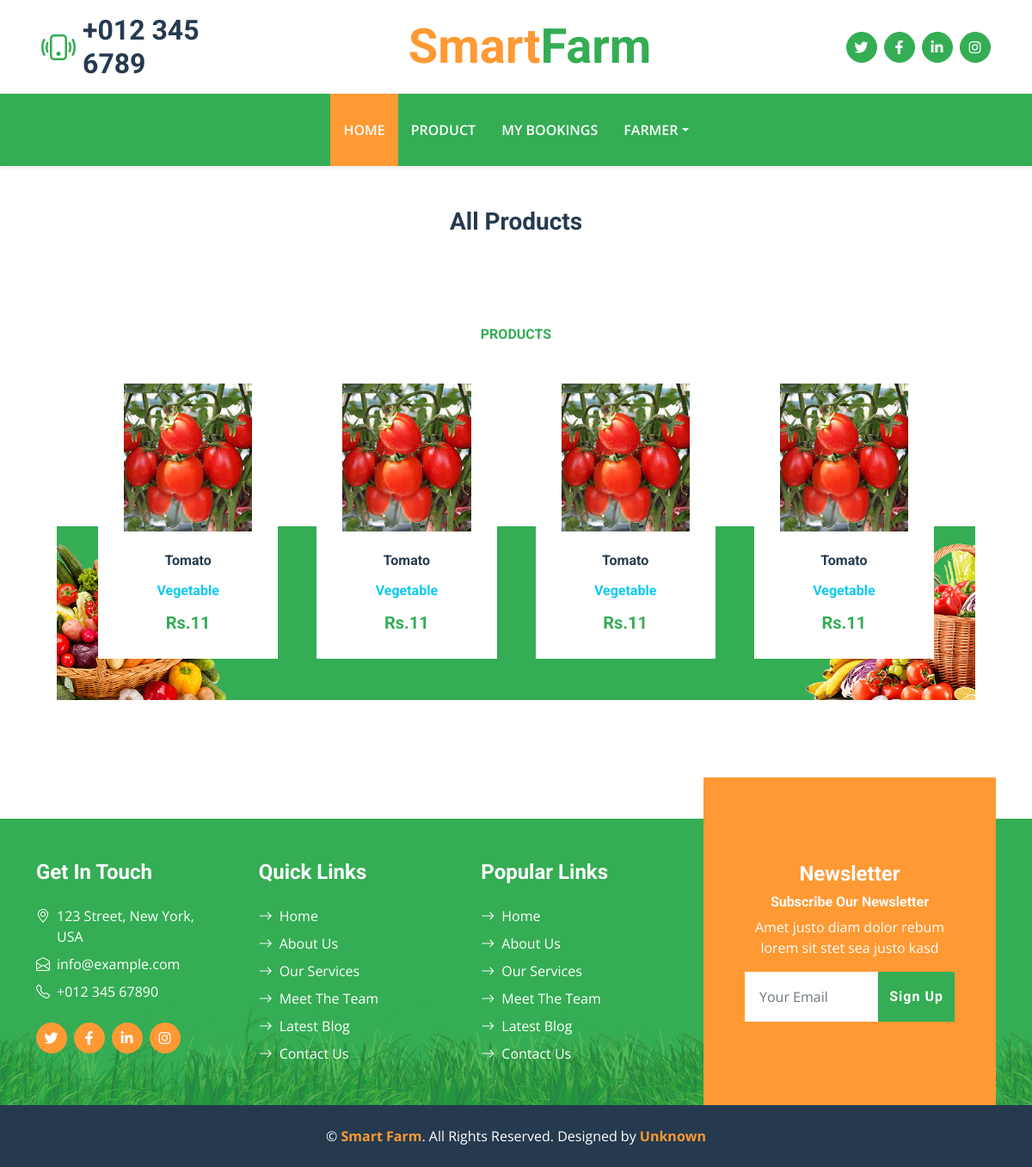
Page /Products/AllProducts (signed in) on the committed database.
### Products/models.py (models this page shows)
class ProductForCustomer(models.Model):
    options = (
    ("Fruits","Fruits"),
    ("Vegetable","Vegetable"),
    ("other","other")
    )
    Product_Name = models.CharField(max_length=244)
    Product_Category = models.CharField(max_length=255,choices=options)
    Product_price = models.IntegerField()
    Product_Discription = models.CharField(max_length=1000)
    Product_Stock = models.IntegerField()
    Product_Image = models.FileField(upload_to="Customer_products")
    user = models.ForeignKey(User,on_delete=models.CASCADE,null=True,blank=True)
    date = models.DateField(auto_now_add=True)
    status = models.BooleanField(default=False)

### Products/views.py (the view)
# urls.py: path("AllProducts",views.AllProducts,name="AllProducts"),
@login_required(login_url="SignIn")
def AllProducts(request):
    products = ProductForCustomer.objects.all()
    context = {
        "products":products
    }
    return render(request,"products.html",context)

### templates/products.html (shortened to what this page needs)
{% extends 'index.html' %}
{% block content %}
<div class="container mt-5">
    <h3 style="text-align:center">All Products</h3>
    <br><br>
    <div class="container-fluid py-5">
        <div class="container">
            <div class="mx-auto text-center mb-5" style="max-width: 500px;">
                <h6 class="text-primary text-uppercase">Products</h6>
            </div>
            <div class="owl-carousel product-carousel px-5">
                {% for prod in products  %}
                <div class="pb-5">
                    <div class="product-item position-relative bg-white d-flex flex-column text-center">
                        <img class="img-fluid mb-4" src="{{prod.Product_Image.url}}" height="200px" alt="">
                        <h6 class="mb-3">{{prod.Product_Name}}</h6>
                        <h6 class="mb-3 text-info" >{{prod.Product_Category}}</h6>
                        <h5 class="text-primary mb-0">Rs.{{prod.Product_price}}</h5>
                    </div>
                </div>
                {% endfor %}
            </div>
        </div>
    </div>
    </div>
{% endblock %}

### templates/index.html (shortened to what this page needs)
{% load static %}
<!DOCTYPE html>
<html lang="en">
<head>
    <link href="https://cdnjs.cloudflare.com/ajax/libs/font-awesome/5.15.0/css/all.min.css" rel="stylesheet">
    <link href="https://cdn.jsdelivr.net/npm/bootstrap-icons@1.4.1/font/bootstrap-icons.css" rel="stylesheet">
    <link href="{%static 'lib/owlcarousel/assets/owl.carousel.min.css' %}" rel="stylesheet">
    <link href="{%static 'css/bootstrap.min.css' %}" rel="stylesheet">
    <link href="{%static 'css/style.css' %}" rel="stylesheet">
</head>
<body>
    <div class="container-fluid px-5 d-none d-lg-block">
        <div class="row gx-5 py-3 align-items-center">
            <div class="col-lg-3">
                <div class="d-flex align-items-center justify-content-start">
                    <i class="bi bi-phone-vibrate fs-1 text-primary me-2"></i>
                    <h2 class="mb-0">+012 345 6789</h2>
                </div>
            </div>
            <div class="col-lg-6">
                <div class="d-flex align-items-center justify-content-center">
                    <a href="{%url 'Index' %}" class="navbar-brand ms-lg-5">
                        <h1 class="m-0 display-4 text-primary"><span class="text-secondary">Smart</span>Farm</h1>
                    </a>
                </div>
            </div>
            <div class="col-lg-3">
                <div class="d-flex align-items-center justify-content-end">
                    <a class="btn btn-primary btn-square rounded-circle me-2" href="#"><i class="fab fa-twitter"></i></a>
                    <a class="btn btn-primary btn-square rounded-circle me-2" href="#"><i class="fab fa-facebook-f"></i></a>
                    <a class="btn btn-primary btn-square rounded-circle me-2" href="#"><i class="fab fa-linkedin-in"></i></a>
                    <a class="btn btn-primary btn-square rounded-circle" href="#"><i class="fab fa-instagram"></i></a>
                </div>
            </div>
        </div>
    </div>
    <nav class="navbar navbar-expand-lg bg-primary navbar-dark shadow-sm py-3 py-lg-0 px-3 px-lg-5">
        <div class="collapse navbar-collapse" id="navbarCollapse">
            <div class="navbar-nav mx-auto py-0">
                <a href="{%url 'Index' %}" class="nav-item nav-link active">Home</a>
            {% if request.user.is_authenticated %}
                <a href="{%url 'AllProducts' %}" class="nav-item nav-link">Product</a>
                <a href="{%url 'CustomerMybooking' %}" class="nav-item nav-link">My bookings</a>
                <div class="nav-item dropdown">
                    <a href="#" class="nav-link dropdown-toggle" data-bs-toggle="dropdown">{{request.user}}</a>
                </div>
            {% endif %}
            </div>
        </div>
    </nav>
{% block content %}{% endblock %}
    <div class="container-fluid bg-footer bg-primary text-white mt-5">
        <div class="container">
            <div class="row gx-5">
                <div class="col-lg-8 col-md-6">
                    <div class="row gx-5">
                        <div class="col-lg-4 col-md-12 pt-5 mb-5">
                            <h4 class="text-white mb-4">Get In Touch</h4>
                            <div class="d-flex mb-2">
                                <i class="bi bi-geo-alt text-white me-2"></i>
                                <p class="text-white mb-0">123 Street, New York, USA</p>
                            </div>
                            <div class="d-flex mb-2">
                                <i class="bi bi-envelope-open text-white me-2"></i>
                                <p class="text-white mb-0">info@example.com</p>
                            </div>
                            <div class="d-flex mb-2">
                                <i class="bi bi-telephone text-white me-2"></i>
                                <p class="text-white mb-0">+012 345 67890</p>
                            </div>
                            <div class="d-flex mt-4">
                                <a class="btn btn-secondary btn-square rounded-circle me-2" href="#"><i class="fab fa-twitter"></i></a>
                                <a class="btn btn-secondary btn-square rounded-circle me-2" href="#"><i class="fab fa-facebook-f"></i></a>
                                <a class="btn btn-secondary btn-square rounded-circle me-2" href="#"><i class="fab fa-linkedin-in"></i></a>
                                <a class="btn btn-secondary btn-square rounded-circle" href="#"><i class="fab fa-instagram"></i></a>
                            </div>
                        </div>
                        <div class="col-lg-4 col-md-12 pt-0 pt-lg-5 mb-5">
                            <h4 class="text-white mb-4">Quick Links</h4>
                            <div class="d-flex flex-column justify-content-start">
                                <a class="text-white mb-2" href="#"><i class="bi bi-arrow-right text-white me-2"></i>Home</a>
                                <a class="text-white mb-2" href="#"><i class="bi bi-arrow-right text-white me-2"></i>About Us</a>
                                <a class="text-white mb-2" href="#"><i class="bi bi-arrow-right text-white me-2"></i>Our Services</a>
                                <a class="text-white mb-2" href="#"><i class="bi bi-arrow-right text-white me-2"></i>Meet The Team</a>
                                <a class="text-white mb-2" href="#"><i class="bi bi-arrow-right text-white me-2"></i>Latest Blog</a>
                                <a class="text-white" href="#"><i class="bi bi-arrow-right text-white me-2"></i>Contact Us</a>
                            </div>
                        </div>
                        <div class="col-lg-4 col-md-12 pt-0 pt-lg-5 mb-5">
                            <h4 class="text-white mb-4">Popular Links</h4>
                            <div class="d-flex flex-column justify-content-start">
                                <a class="text-white mb-2" href="#"><i class="bi bi-arrow-right text-white me-2"></i>Home</a>
                                <a class="text-white mb-2" href="#"><i class="bi bi-arrow-right text-white me-2"></i>About Us</a>
                                <a class="text-white mb-2" href="#"><i class="bi bi-arrow-right text-white me-2"></i>Our Services</a>
                                <a class="text-white mb-2" href="#"><i class="bi bi-arrow-right text-white me-2"></i>Meet The Team</a>
                                <a class="text-white mb-2" href="#"><i class="bi bi-arrow-right text-white me-2"></i>Latest Blog</a>
                                <a class="text-white" href="#"><i class="bi bi-arrow-right text-white me-2"></i>Contact Us</a>
                            </div>
                        </div>
                    </div>
                </div>
                <div class="col-lg-4 col-md-6 mt-lg-n5">
                    <div class="d-flex flex-column align-items-center justify-content-center text-center h-100 bg-secondary p-5">
                        <h4 class="text-white">Newsletter</h4>
                        <h6 class="text-white">Subscribe Our Newsletter</h6>
                        <p>Amet justo diam dolor rebum lorem sit stet sea justo kasd</p>
                        <form action="">
                            <div class="input-group">
                                <input type="text" class="form-control border-white p-3" placeholder="Your Email">
                                <button class="btn btn-primary">Sign Up</button>
                            </div>
                        </form>
                    </div>
                </div>
            </div>
        </div>
    </div>
    <div class="container-fluid bg-dark text-white py-4">
        <div class="container text-center">
            <p class="mb-0">&copy; <a class="text-secondary fw-bold" href="#">Smart Farm</a>. All Rights Reserved. Designed by <a class="text-secondary fw-bold" href="#">Unknown</a></p>
        </div>
    </div>
</body>
</html>

### static/css/style.css (style rules this page uses)
:root { --primary: #34AD54; --secondary: #FF9933; --light: #F6FFF2; --dark: #263A4F; }
.btn { font-family: 'Roboto', sans-serif; letter-spacing: 1px; font-weight: 700; transition: .5s; }
.btn-primary, .btn-secondary { color: #FFFFFF; }
.btn-square { width: 36px; height: 36px; }
.btn-square, .btn-sm-square, .btn-lg-square { padding-left: 0; padding-right: 0; text-align: center; }
.navbar-dark .navbar-nav .nav-link { padding: 30px 15px; font-size: 16px; font-weight: 600; color: #FFFFFF; text-transform: uppercase; transition: .5s; }
.navbar-dark .navbar-nav .nav-link:hover, .navbar-dark .navbar-nav .nav-link.active { background: var(--secondary); }
.product-item { padding: 0 30px 30px 30px; }
.product-item h5 { transition: .5s; }
.product-carousel::after { position: absolute; content: ""; width: 100%; height: 55%; bottom: 0; left: 0; background: url(../img/bg-product-1.png) left bottom no-repeat, url(../img/bg-product-2.png) right bottom no-repeat; background-size: contain; background-color: var(--primary); z-index: -1; }
.bg-footer { background: linear-gradient(rgba(52, 173, 84, .7), rgba(52, 173, 84, .7)), url(../img/footer.png) center bottom no-repeat; background-size: contain; }
@media (min-width: 991.98px) { .bg-footer { margin-top: 90px !important; } }

### rows in the picture
ProductForCustomer: Product_Image (picture), Product_Name "Tomato", Product_Category "Vegetable", Product_price "11"

### other values in the picture
{{ request.user }} "FARMER"
